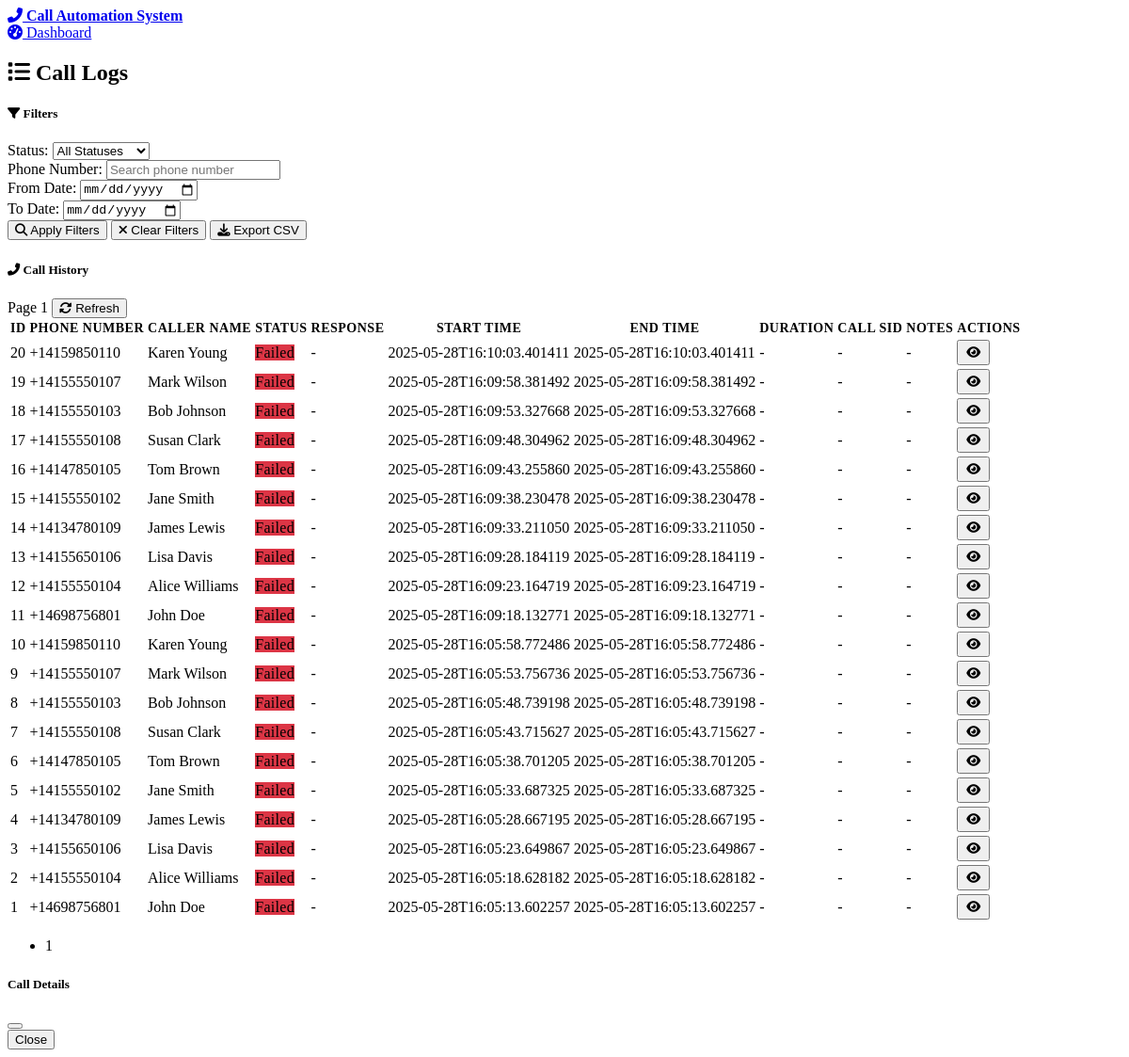
The app's page /call-logs with its own data.
### models.py (models this page shows, shortened)
class CallLog(db.Model):
    id = db.Column(db.Integer, primary_key=True)
    phone_number = db.Column(db.String(20), nullable=False)
    caller_name = db.Column(db.String(100))
    call_status = db.Column(db.String(20), nullable=False)  # Not Called, Connected, Disconnected, Forwarded, Accepted
    call_sid = db.Column(db.String(100))  # Twilio Call SID
    start_time = db.Column(db.DateTime, default=datetime.utcnow)
    end_time = db.Column(db.DateTime)
    duration = db.Column(db.Integer)  # Duration in seconds
    response = db.Column(db.String(20))  # Accept, Forward, Reject
    notes = db.Column(db.Text)
    created_at = db.Column(db.DateTime, default=datetime.utcnow)
    updated_at = db.Column(db.DateTime, default=datetime.utcnow, onupdate=datetime.utcnow)
    def to_dict(self):
        return {
            'id': self.id,
            'phone_number': self.phone_number,
            'caller_name': self.caller_name,
            'call_status': self.call_status,
            'call_sid': self.call_sid,
            'start_time': self.start_time.isoformat() if self.start_time else None,
            'end_time': self.end_time.isoformat() if self.end_time else None,
            'duration': self.duration,
            'response': self.response,
            'notes': self.notes,
            'created_at': self.created_at.isoformat() if self.created_at else None,
            'updated_at': self.updated_at.isoformat() if self.updated_at else None
        }

### app.py (the view)
@app.route('/call-logs')
def call_logs():
    global automation_system
    if not automation_system:
        automation_system = CallAutomationSystem()
    page = request.args.get('page', 1, type=int)
    per_page = 50
    calls = automation_system.get_call_logs(page=page, per_page=per_page)
    return render_template('call_logs.html', calls=calls, page=page)

### call_automation.py (called while the page is built)
    def get_call_logs(self, page: int = 1, per_page: int = 50) -> List[Dict]:
        try:
            from models import CallLog
            calls = CallLog.query.order_by(CallLog.created_at.desc()).offset((page-1)*per_page).limit(per_page).all()
            return [call.to_dict() for call in calls]
        except Exception as e:
            logging.error(f"Error getting call logs: {str(e)}")
            return []

### templates/call_logs.html (shortened to what this page needs)
<!DOCTYPE html>
<html lang="en" data-bs-theme="dark">
<head>
    <link href="https://cdn.replit.com/agent/bootstrap-agent-dark-theme.min.css" rel="stylesheet">
    <link href="https://cdnjs.cloudflare.com/ajax/libs/font-awesome/6.4.0/css/all.min.css" rel="stylesheet">
    <link href="{{ url_for('static', filename='css/dashboard.css') }}" rel="stylesheet">
</head>
<body>
    <nav class="navbar navbar-expand-lg navbar-dark bg-dark">
        <div class="container">
            <a class="navbar-brand" href="{{ url_for('dashboard') }}">
                <i class="fas fa-phone-alt me-2"></i>
                Call Automation System
            </a>
            <div class="navbar-nav ms-auto">
                <a class="nav-link" href="{{ url_for('dashboard') }}">
                    <i class="fas fa-tachometer-alt me-1"></i>
                    Dashboard
                </a>
            </div>
        </div>
    </nav>
    <div class="container mt-4">
        <div class="row mb-4">
            <div class="col-12">
                <h2>
                    <i class="fas fa-list me-2"></i>
                    Call Logs
                </h2>
            </div>
        </div>
        <div class="row mb-4">
            <div class="col-12">
                <div class="card">
                    <div class="card-header">
                        <h5 class="card-title mb-0">
                            <i class="fas fa-filter me-2"></i>
                            Filters
                        </h5>
                    </div>
                    <div class="card-body">
                        <div class="row">
                            <div class="col-md-3">
                                <label for="status-filter" class="form-label">Status:</label>
                                <select id="status-filter" class="form-select">
                                    <option value="">All Statuses</option>
                                </select>
                            </div>
                            <div class="col-md-3">
                                <label for="phone-filter" class="form-label">Phone Number:</label>
                                <input type="text" id="phone-filter" class="form-control" placeholder="Search phone number">
                            </div>
                            <div class="col-md-3">
                                <label for="date-from" class="form-label">From Date:</label>
                                <input type="date" id="date-from" class="form-control">
                            </div>
                            <div class="col-md-3">
                                <label for="date-to" class="form-label">To Date:</label>
                                <input type="date" id="date-to" class="form-control">
                            </div>
                        </div>
                        <div class="row mt-3">
                            <div class="col-12">
                                <button id="apply-filters" class="btn btn-primary">
                                    <i class="fas fa-search me-1"></i>
                                    Apply Filters
                                </button>
                                <button id="clear-filters" class="btn btn-secondary ms-2">
                                    <i class="fas fa-times me-1"></i>
                                    Clear Filters
                                </button>
                                <button id="export-logs" class="btn btn-success ms-2">
                                    <i class="fas fa-download me-1"></i>
                                    Export CSV
                                </button>
                            </div>
                        </div>
                    </div>
                </div>
            </div>
        </div>
        <div class="row">
            <div class="col-12">
                <div class="card">
                    <div class="card-header d-flex justify-content-between align-items-center">
                        <h5 class="card-title mb-0">
                            <i class="fas fa-phone-alt me-2"></i>
                            Call History
                        </h5>
                        <div>
                            <span class="text-muted">Page {{ page }}</span>
                            <button id="refresh-table" class="btn btn-sm btn-outline-primary ms-2">
                                <i class="fas fa-sync-alt"></i>
                                Refresh
                            </button>
                        </div>
                    </div>
                    <div class="card-body">
                        <div class="table-responsive">
                            <table class="table table-striped">
                                <thead>
                                    <tr>
                                        <th>ID</th>
                                        <th>Phone Number</th>
                                        <th>Caller Name</th>
                                        <th>Status</th>
                                        <th>Response</th>
                                        <th>Start Time</th>
                                        <th>End Time</th>
                                        <th>Duration</th>
                                        <th>Call SID</th>
                                        <th>Notes</th>
                                        <th>Actions</th>
                                    </tr>
                                </thead>
                                <tbody id="call-logs-table">
                                    {% for call in calls %}
                                    <tr data-call-id="{{ call.id }}">
                                        <td>{{ call.id }}</td>
                                        <td>{{ call.phone_number }}</td>
                                        <td>{{ call.caller_name or '-' }}</td>
                                        <td>
                                            <span class="badge call-status-{{ call.call_status|lower }}">
                                                {{ call.call_status }}
                                            </span>
                                        </td>
                                        <td>
                                            {% if call.response %}
                                                <span class="badge bg-{{ 'success' if call.response == 'Accepted' else 'warning' }}">
                                                    {{ call.response }}
                                                </span>
                                            {% else %}
                                                -
                                            {% endif %}
                                        </td>
                                        <td>{{ call.start_time or '-' }}</td>
                                        <td>{{ call.end_time or '-' }}</td>
                                        <td>
                                            {% if call.duration %}
                                                {{ call.duration }}s
                                            {% else %}
                                                -
                                            {% endif %}
                                        </td>
                                        <td>
                                            {% if call.call_sid %}
                                                <small class="text-muted">{{ call.call_sid[:8] }}...</small>
                                            {% else %}
                                                -
                                            {% endif %}
                                        </td>
                                        <td>
                                            {% if call.notes %}
                                                <i class="fas fa-sticky-note" title="{{ call.notes }}"></i>
                                            {% else %}
                                                -
                                            {% endif %}
                                        </td>
                                        <td>
                                            <div class="btn-group btn-group-sm">
                                                <button class="btn btn-outline-primary view-details"
                                                        data-call-id="{{ call.id }}"
                                                        title="View Details">
                                                    <i class="fas fa-eye"></i>
                                                </button>
                                            </div>
                                        </td>
                                    </tr>
                                    {% else %}
                                    <tr>
                                        <td colspan="11" class="text-center text-muted">No call logs found</td>
                                    </tr>
                                    {% endfor %}
                                </tbody>
                            </table>
                        </div>
                        {% if calls %}
                        <nav aria-label="Call logs pagination">
                            <ul class="pagination justify-content-center">
                                <li class="page-item active">
                                    <span class="page-link">{{ page }}</span>
                                </li>
                            </ul>
                        </nav>
                        {% endif %}
                    </div>
                </div>
            </div>
        </div>
    </div>
    <div class="modal fade" id="callDetailsModal" tabindex="-1">
        <div class="modal-dialog modal-lg">
            <div class="modal-content">
                <div class="modal-header">
                    <h5 class="modal-title">Call Details</h5>
                    <button type="button" class="btn-close" data-bs-dismiss="modal"></button>
                </div>
                <div class="modal-footer">
                    <button type="button" class="btn btn-secondary" data-bs-dismiss="modal">Close</button>
                </div>
            </div>
        </div>
    </div>
</body>
</html>

### static/css/dashboard.css (style rules this page uses)
:root { --status-connected: #0dcaf0; --status-accepted: #198754; --status-forwarded: #ffc107; --status-failed: #dc3545; --status-not-called: #6c757d; --status-calling: #fd7e14; }
.call-status-failed { background-color: var(--status-failed) !important; }
.card { border: none; box-shadow: 0 0.125rem 0.25rem rgba(255, 255, 255, 0.075); margin-bottom: 1.5rem; }
.card-header { background-color: var(--bs-gray-800); border-bottom: 1px solid var(--bs-border-color); }
.table { margin-bottom: 0; }
.table th { border-top: none; font-weight: 600; text-transform: uppercase; font-size: 0.875rem; letter-spacing: 0.5px; }
.table-responsive { border-radius: 0.375rem; }
.btn-group-sm .btn { padding: 0.25rem 0.5rem; }
.navbar-brand { font-weight: 600; }
.modal-content { background-color: var(--bs-dark); border: 1px solid var(--bs-border-color); }
.modal-header { border-bottom: 1px solid var(--bs-border-color); }
.modal-footer { border-top: 1px solid var(--bs-border-color); }
.badge { font-weight: 500; letter-spacing: 0.3px; }

### records on screen
CallLog: id "20", phone_number "+14159850110", caller_name "Karen Young", call_status "Failed", start_time "2025-05-28T16:10:03.401411", end_time "2025-05-28T16:10:03.401411"
CallLog: id "19", phone_number "+14155550107", caller_name "Mark Wilson", call_status "Failed", start_time "2025-05-28T16:09:58.381492", end_time "2025-05-28T16:09:58.381492"
CallLog: id "18", phone_number "+14155550103", caller_name "Bob Johnson", call_status "Failed", start_time "2025-05-28T16:09:53.327668", end_time "2025-05-28T16:09:53.327668"
CallLog: id "17", phone_number "+14155550108", caller_name "Susan Clark", call_status "Failed", start_time "2025-05-28T16:09:48.304962", end_time "2025-05-28T16:09:48.304962"
CallLog: id "16", phone_number "+14147850105", caller_name "Tom Brown", call_status "Failed", start_time "2025-05-28T16:09:43.255860", end_time "2025-05-28T16:09:43.255860"
CallLog: id "15", phone_number "+14155550102", caller_name "Jane Smith", call_status "Failed", start_time "2025-05-28T16:09:38.230478", end_time "2025-05-28T16:09:38.230478"
CallLog: id "14", phone_number "+14134780109", caller_name "James Lewis", call_status "Failed", start_time "2025-05-28T16:09:33.211050", end_time "2025-05-28T16:09:33.211050"
CallLog: id "13", phone_number "+14155650106", caller_name "Lisa Davis", call_status "Failed", start_time "2025-05-28T16:09:28.184119", end_time "2025-05-28T16:09:28.184119"
CallLog: id "12", phone_number "+14155550104", caller_name "Alice Williams", call_status "Failed", start_time "2025-05-28T16:09:23.164719", end_time "2025-05-28T16:09:23.164719"
CallLog: id "11", phone_number "+14698756801", caller_name "John Doe", call_status "Failed", start_time "2025-05-28T16:09:18.132771", end_time "2025-05-28T16:09:18.132771"
CallLog: id "10", phone_number "+14159850110", caller_name "Karen Young", call_status "Failed", start_time "2025-05-28T16:05:58.772486", end_time "2025-05-28T16:05:58.772486"
CallLog: id "9", phone_number "+14155550107", caller_name "Mark Wilson", call_status "Failed", start_time "2025-05-28T16:05:53.756736", end_time "2025-05-28T16:05:53.756736"
CallLog: id "8", phone_number "+14155550103", caller_name "Bob Johnson", call_status "Failed", start_time "2025-05-28T16:05:48.739198", end_time "2025-05-28T16:05:48.739198"
CallLog: id "7", phone_number "+14155550108", caller_name "Susan Clark", call_status "Failed", start_time "2025-05-28T16:05:43.715627", end_time "2025-05-28T16:05:43.715627"
CallLog: id "6", phone_number "+14147850105", caller_name "Tom Brown", call_status "Failed", start_time "2025-05-28T16:05:38.701205", end_time "2025-05-28T16:05:38.701205"
CallLog: id "5", phone_number "+14155550102", caller_name "Jane Smith", call_status "Failed", start_time "2025-05-28T16:05:33.687325", end_time "2025-05-28T16:05:33.687325"
CallLog: id "4", phone_number "+14134780109", caller_name "James Lewis", call_status "Failed", start_time "2025-05-28T16:05:28.667195", end_time "2025-05-28T16:05:28.667195"
CallLog: id "3", phone_number "+14155650106", caller_name "Lisa Davis", call_status "Failed", start_time "2025-05-28T16:05:23.649867", end_time "2025-05-28T16:05:23.649867"
CallLog: id "2", phone_number "+14155550104", caller_name "Alice Williams", call_status "Failed", start_time "2025-05-28T16:05:18.628182", end_time "2025-05-28T16:05:18.628182"
CallLog: id "1", phone_number "+14698756801", caller_name "John Doe", call_status "Failed", start_time "2025-05-28T16:05:13.602257", end_time "2025-05-28T16:05:13.602257"

### other values on screen
{{ page }} "1"
